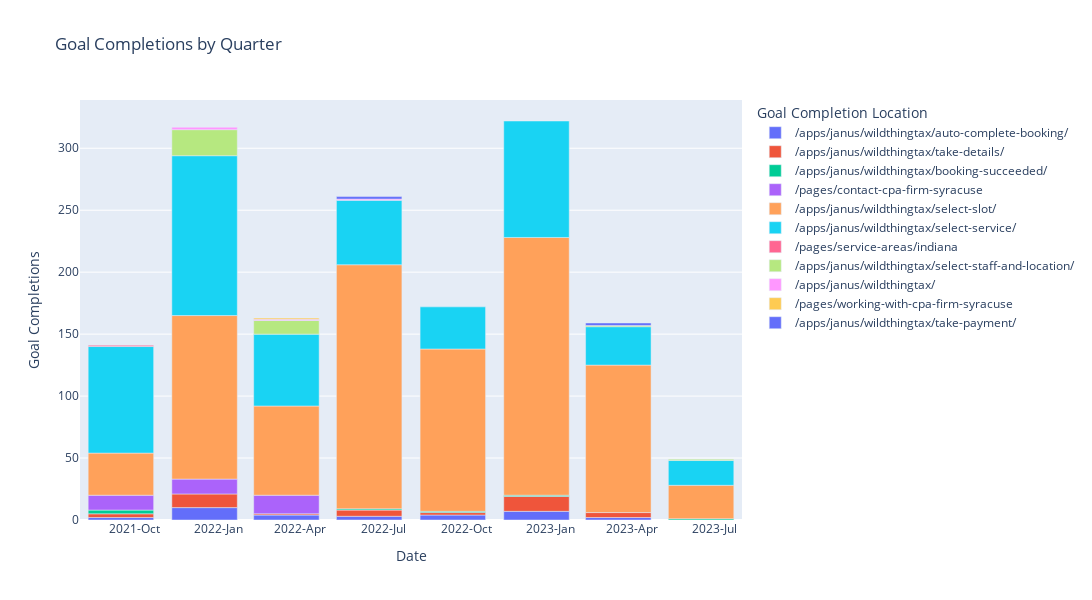

Notebook code for this chart:
### Code cell
# GOAL URLS / CONVERSIONS  
# Read the CSV file
df_goal_urls = pd.read_csv('output/wtt/Events or Conversions/consolidated-goal-urls.csv')

# # Now, let's create the Date column
df_goal_urls['Date'] = pd.to_datetime(df_goal_urls['Year'].astype(str) + '-' + df_goal_urls['Quarter'].apply(functions.quarter_to_month) + '-01')

# Convert Pageviews to Numeric
df_goal_urls['Goal Completions'] = pd.to_numeric(df_goal_urls['Goal Completions'].astype(str).str.replace(',', ''), errors='coerce')
# Sort by date
df_goal_urls = df_goal_urls.sort_values("Date")

# Create Line Plot with the goals completion locations that exist
include_list = [
    "/apps/janus/wildthingtax/select-slot/",
    "/apps/janus/wildthingtax/select-service/",
    "/apps/janus/wildthingtax/take-details/",
    "/apps/janus/wildthingtax/auto-complete-booking/",
    "/apps/janus/wildthingtax/take-payment/",
    "/apps/janus/wildthingtax/",
    "/apps/janus/wildthingtax/select-staff-and-location-if-needed/",
    "/apps/janus/wildthingtax/select-staff-and-location/",
    "/apps/janus/wildthingtax/booking-succeeded/",
    "/pages/contact-cpa-firm-syracuse",
    "/index.cfm",
    "/pages/working-with-cpa-firm-syracuse",
    "/pages/service-areas/indiana",
    "/"
]
fig = px.bar(df_goal_urls.query('`Goal Completion Location` in @include_list'), x='Date', y='Goal Completions', color='Goal Completion Location', title='Goal Completions by Quarter')

# Update the layout
fig.update_layout(
    autosize=False,
    width=1200,  # Width of the figure in pixels
    height=600  # Height of the figure in pixels
)

# Customize the x-axis to show both year and quarter
fig.update_xaxes(
    dtick="M3",
    tickformat="%Y-%b",  # This will show Year-Month
    ticklabelmode="period"
)

fig.show()
fig.write_html('output/wtt/wtt-goal-urls.html')

### Figure 1 — Plotly figure (JSON) as saved in the notebook; plotly's stock layout.template omitted (floating-point values rounded to 4 significant figures)
{"data": [{"alignmentgroup": "True", "hovertemplate": "Goal Completion Location=/apps/janus/wildthingtax/auto-complete-booking/<br>Date=%{x}<br>Goal Completions=%{y}<extra></extra>", "legendgroup": "/apps/janus/wildthingtax/auto-complete-booking/", "marker": {"color": "#636efa", "pattern": {"shape": ""}}, "name": "/apps/janus/wildthingtax/auto-complete-booking/", "offsetgroup": "/apps/janus/wildthingtax/auto-complete-booking/", "orientation": "v", "showlegend": true, "textposition": "auto", "type": "bar", "x": ["2021-10-01T00:00:00", "2022-01-01T00:00:00", "2022-04-01T00:00:00", "2022-07-01T00:00:00", "2022-10-01T00:00:00", "2023-01-01T00:00:00", "2023-04-01T00:00:00"], "xaxis": "x", "y": [2, 10, 4, 3, 4, 7, 2], "yaxis": "y"}, {"alignmentgroup": "True", "hovertemplate": "Goal Completion Location=/apps/janus/wildthingtax/take-details/<br>Date=%{x}<br>Goal Completions=%{y}<extra></extra>", "legendgroup": "/apps/janus/wildthingtax/take-details/", "marker": {"color": "#EF553B", "pattern": {"shape": ""}}, "name": "/apps/janus/wildthingtax/take-details/", "offsetgroup": "/apps/janus/wildthingtax/take-details/", "orientation": "v", "showlegend": true, "textposition": "auto", "type": "bar", "x": ["2021-10-01T00:00:00", "2022-01-01T00:00:00", "2022-04-01T00:00:00", "2022-07-01T00:00:00", "2022-10-01T00:00:00", "2023-01-01T00:00:00", "2023-04-01T00:00:00"], "xaxis": "x", "y": [3, 11, 1, 5, 2, 12, 4], "yaxis": "y"}, {"alignmentgroup": "True", "hovertemplate": "Goal Completion Location=/apps/janus/wildthingtax/booking-succeeded/<br>Date=%{x}<br>Goal Completions=%{y}<extra></extra>", "legendgroup": "/apps/janus/wildthingtax/booking-succeeded/", "marker": {"color": "#00cc96", "pattern": {"shape": ""}}, "name": "/apps/janus/wildthingtax/booking-succeeded/", "offsetgroup": "/apps/janus/wildthingtax/booking-succeeded/", "orientation": "v", "showlegend": true, "textposition": "auto", "type": "bar", "x": ["2021-10-01T00:00:00", "2022-07-01T00:00:00", "2022-10-01T00:00:00", "2023-01-01T00:00:00", "2023-07-01T00:00:00"], "xaxis": "x", "y": [3, 1, 1, 1, 1], "yaxis": "y"}, {"alignmentgroup": "True", "hovertemplate": "Goal Completion Location=/pages/contact-cpa-firm-syracuse<br>Date=%{x}<br>Goal Completions=%{y}<extra></extra>", "legendgroup": "/pages/contact-cpa-firm-syracuse", "marker": {"color": "#ab63fa", "pattern": {"shape": ""}}, "name": "/pages/contact-cpa-firm-syracuse", "offsetgroup": "/pages/contact-cpa-firm-syracuse", "orientation": "v", "showlegend": true, "textposition": "auto", "type": "bar", "x": ["2021-10-01T00:00:00", "2022-01-01T00:00:00", "2022-04-01T00:00:00"], "xaxis": "x", "y": [12, 12, 15], "yaxis": "y"}, {"alignmentgroup": "True", "hovertemplate": "Goal Completion Location=/apps/janus/wildthingtax/select-slot/<br>Date=%{x}<br>Goal Completions=%{y}<extra></extra>", "legendgroup": "/apps/janus/wildthingtax/select-slot/", "marker": {"color": "#FFA15A", "pattern": {"shape": ""}}, "name": "/apps/janus/wildthingtax/select-slot/", "offsetgroup": "/apps/janus/wildthingtax/select-slot/", "orientation": "v", "showlegend": true, "textposition": "auto", "type": "bar", "x": ["2021-10-01T00:00:00", "2022-01-01T00:00:00", "2022-04-01T00:00:00", "2022-07-01T00:00:00", "2022-10-01T00:00:00", "2023-01-01T00:00:00", "2023-04-01T00:00:00", "2023-07-01T00:00:00"], "xaxis": "x", "y": [34, 132, 72, 197, 131, 208, 119, 27], "yaxis": "y"}, {"alignmentgroup": "True", "hovertemplate": "Goal Completion Location=/apps/janus/wildthingtax/select-service/<br>Date=%{x}<br>Goal Completions=%{y}<extra></extra>", "legendgroup": "/apps/janus/wildthingtax/select-service/", "marker": {"color": "#19d3f3", "pattern": {"shape": ""}}, "name": "/apps/janus/wildthingtax/select-service/", "offsetgroup": "/apps/janus/wildthingtax/select-service/", "orientation": "v", "showlegend": true, "textposition": "auto", "type": "bar", "x": ["2021-10-01T00:00:00", "2022-01-01T00:00:00", "2022-04-01T00:00:00", "2022-07-01T00:00:00", "2022-10-01T00:00:00", "2023-01-01T00:00:00", "2023-04-01T00:00:00", "2023-07-01T00:00:00"], "xaxis": "x", "y": [86, 129, 58, 52, 34, 94, 31, 20], "yaxis": "y"}, {"alignmentgroup": "True", "hovertemplate": "Goal Completion Location=/pages/service-areas/indiana<br>Date=%{x}<br>Goal Completions=%{y}<extra></extra>", "legendgroup": "/pages/service-areas/indiana", "marker": {"color": "#FF6692", "pattern": {"shape": ""}}, "name": "/pages/service-areas/indiana", "offsetgroup": "/pages/service-areas/indiana", "orientation": "v", "showlegend": true, "textposition": "auto", "type": "bar", "x": ["2021-10-01T00:00:00"], "xaxis": "x", "y": [1], "yaxis": "y"}, {"alignmentgroup": "True", "hovertemplate": "Goal Completion Location=/apps/janus/wildthingtax/select-staff-and-location/<br>Date=%{x}<br>Goal Completions=%{y}<extra></extra>", "legendgroup": "/apps/janus/wildthingtax/select-staff-and-location/", "marker": {"color": "#B6E880", "pattern": {"shape": ""}}, "name": "/apps/janus/wildthingtax/select-staff-and-location/", "offsetgroup": "/apps/janus/wildthingtax/select-staff-and-location/", "orientation": "v", "showlegend": true, "textposition": "auto", "type": "bar", "x": ["2022-01-01T00:00:00", "2022-04-01T00:00:00", "2023-04-01T00:00:00", "2023-07-01T00:00:00"], "xaxis": "x", "y": [21, 11, 1, 1], "yaxis": "y"}, {"alignmentgroup": "True", "hovertemplate": "Goal Completion Location=/apps/janus/wildthingtax/<br>Date=%{x}<br>Goal Completions=%{y}<extra></extra>", "legendgroup": "/apps/janus/wildthingtax/", "marker": {"color": "#FF97FF", "pattern": {"shape": ""}}, "name": "/apps/janus/wildthingtax/", "offsetgroup": "/apps/janus/wildthingtax/", "orientation": "v", "showlegend": true, "textposition": "auto", "type": "bar", "x": ["2022-01-01T00:00:00", "2022-04-01T00:00:00", "2022-07-01T00:00:00"], "xaxis": "x", "y": [2, 1, 1], "yaxis": "y"}, {"alignmentgroup": "True", "hovertemplate": "Goal Completion Location=/pages/working-with-cpa-firm-syracuse<br>Date=%{x}<br>Goal Completions=%{y}<extra></extra>", "legendgroup": "/pages/working-with-cpa-firm-syracuse", "marker": {"color": "#FECB52", "pattern": {"shape": ""}}, "name": "/pages/working-with-cpa-firm-syracuse", "offsetgroup": "/pages/working-with-cpa-firm-syracuse", "orientation": "v", "showlegend": true, "textposition": "auto", "type": "bar", "x": ["2022-04-01T00:00:00"], "xaxis": "x", "y": [1], "yaxis": "y"}, {"alignmentgroup": "True", "hovertemplate": "Goal Completion Location=/apps/janus/wildthingtax/take-payment/<br>Date=%{x}<br>Goal Completions=%{y}<extra></extra>", "legendgroup": "/apps/janus/wildthingtax/take-payment/", "marker": {"color": "#636efa", "pattern": {"shape": ""}}, "name": "/apps/janus/wildthingtax/take-payment/", "offsetgroup": "/apps/janus/wildthingtax/take-payment/", "orientation": "v", "showlegend": true, "textposition": "auto", "type": "bar", "x": ["2022-07-01T00:00:00", "2023-04-01T00:00:00"], "xaxis": "x", "y": [2, 2], "yaxis": "y"}], "layout": {"autosize": false, "barmode": "relative", "height": 600, "legend": {"title": {"text": "Goal Completion Location"}, "tracegroupgap": 0}, "title": {"text": "Goal Completions by Quarter"}, "width": 1200, "xaxis": {"anchor": "y", "autorange": true, "domain": [0, 1], "dtick": "M3", "range": ["2021-08-17", "2023-08-15"], "tickformat": "%Y-%b", "ticklabelmode": "period", "title": {"text": "Date"}, "type": "date"}, "yaxis": {"anchor": "x", "autorange": true, "domain": [0, 1], "range": [0, 338.9], "title": {"text": "Goal Completions"}, "type": "linear"}}}
